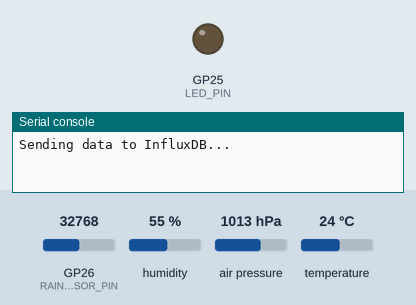
Bench run of a program on a simulated Raspberry Pi Pico running MicroPython. On the bench: output pins drawn as LEDs (lit = HIGH), the last lines printed to the serial console. The test bench sets the inputs (shaded band); at power-on: GP26 (RAIN_SENSOR_PIN) = 32768, humidity 55 %, air pressure 1013 hPa, temperature 24 °C (analog values on the 0–65535 scale). WiFi joins after 1.5 s; the clock reads 2024-03-15 10:24:30 at power-on unless the program sets it; web requests get an empty 200 reply after 0.4 s; library files of the repository ran but are not shown: bme280_float.py.

Above: at 2.8 s.
At 67.5 s:
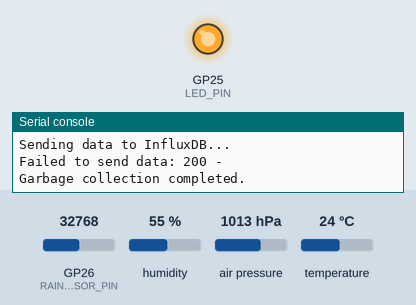
Timing chart, 0 to 84.8 s (numbered marks = the images above):
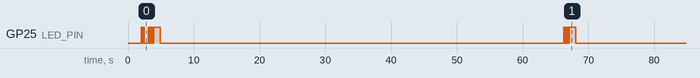

Measured:
- by itself, GP25 (LED_PIN): HIGH → LOW at 2.1 s, → HIGH 0.10 s later, → LOW 0.10 s later, → HIGH 0.10 s later, … (30 changes in this stretch)
- by itself, everything shown: repeats every 63.2 s, in 10 steps

The program:

main.py
```python
import network
import ntptime
import time
from machine import *
import bme280_float as bme280
import requests
import gc

# Configuration
HOSTNAME = "WeatherPico2W"
INFLUXDB_URL = "http://ip:8086/api/v2/write?org=ORG&bucket=BUCKET&precision=s"
INFLUXDB_TOKEN = ""
HEADERS = {
    "Authorization": f"Token {INFLUXDB_TOKEN}",
    "Content-Type": "text/plain; charset=utf-8",
    "Accept": "application/json"
}
TIMEZONE_OFFSET = 2

# WiFi configuration
SSID = ""
PASSWORD = ""
RTC = RTC()
# Pin configuration
SDA_PIN = 16
SCL_PIN = 17
RAIN_SENSOR_PIN = 26

# Built-in LED
LED_PIN = Pin("LED", Pin.OUT)

def blink_led(times, delay=0.2):
    """Blink the built-in LED a specified number of times."""
    for _ in range(times):
        LED_PIN.on()  # Turn LED on
        time.sleep(delay)
        LED_PIN.off()  # Turn LED off
        time.sleep(delay)

def connect_to_wifi():
    wlan = network.WLAN(network.STA_IF)
    wlan.active(True)
    wlan.connect(SSID, PASSWORD)
    print("Connecting to WiFi...")
    for _ in range(60):  # Try connecting for 10 seconds
        if wlan.isconnected():
            print("WiFi connected!")
            print("IP:", wlan.ifconfig()[0])
            blink_led(3, 0.1)  # Blink LED 3 times to indicate successful connection
            return wlan
        time.sleep(2)
    print("Failed to connect to WiFi.")
    blink_led(5, 0.1)  # Blink LED quickly 5 times for WiFi failure
    time.sleep(2)
    reset()  # Reboot the Pico

def ensure_wifi_connection(wlan):
    if not wlan.isconnected():
        print("WiFi disconnected. Reconnecting...")
        wlan.connect(SSID, PASSWORD)
        for _ in range(10):  # Try reconnecting for 10 seconds
            if wlan.isconnected():
                print("WiFi reconnected!")
                print("IP:", wlan.ifconfig()[0])
                blink_led(3, 0.1)  # Blink LED 3 times for reconnection
                return
            time.sleep(1)
        print("Failed to reconnect to WiFi.")
        blink_led(5, 0.1)  # Blink LED quickly 5 times for reconnection failure
        time.sleep(2)
        reset()  # Reboot the Pico

def sync_ntp_time():
    import ntptime
    ntptime.host = "za.pool.ntp.org"

    max_retries = 5
    for attempt in range(max_retries):
        try:
            print(f"Attempting NTP time sync: {attempt + 1}/{max_retries}")
            ntptime.settime()
            print("Time synced successfully!")
            return
        except Exception as e:
            print(f"Failed to sync time on attempt {attempt + 1}: {e}")
            time.sleep(2)  # Retry after a short delay

    print("All retries failed. Cannot sync time.")
    blink_led(4, 0.3)  # Add error indication via LED
    time.sleep(2)
    reset()  # Reboot the Pico

def get_current_timestamp():
    timestamp = int(time.time())
    return timestamp

def get_sensor_data():
    i2c = I2C(0, scl=Pin(SCL_PIN), sda=Pin(SDA_PIN), freq=100000)
    bme = bme280.BME280(i2c=i2c)
    temperature = float(bme.values[0])
    pressure = float(bme.values[1])
    humidity = float(bme.values[2])
    adc = ADC(Pin(RAIN_SENSOR_PIN))
    rain_value = adc.read_u16()
    return temperature, pressure, humidity, rain_value

def create_telemetry_data(temperature, pressure, humidity, rain_value, timestamp):
    telemetry_data = (
        f"Weather_Station,location=LOCATION "
        f"temperature={temperature},humidity={humidity},rain={rain_value},pressure={pressure} {timestamp}"
    )
    return telemetry_data

def send_to_influxdb(telemetry_data):
    print("Sending data to InfluxDB...")
    try:
        response = requests.post(INFLUXDB_URL, headers=HEADERS, data=telemetry_data)
        if response.status_code == 204:
            print("Data successfully sent to InfluxDB.")
            blink_led(1, 3)  # Blink LED once for successful data send
        else:
            print(f"Failed to send data: {response.status_code} - {response.text}")
            blink_led(4, 0.1)  # Blink LED quickly 4 times for send failure
        response.close()
    except Exception as e:
        print(f"Failed to send data: {e}")
        blink_led(4, 0.1)  # Blink LED quickly 4 times for request failure
        time.sleep(2)
        reset()  # Reboot the Pico

def main():
    try:
        wlan = connect_to_wifi()
        sync_ntp_time()
        gc.enable()
        while True:
            ensure_wifi_connection(wlan)
            timestamp = get_current_timestamp()
            temperature, pressure, humidity, rain_value = get_sensor_data()
            telemetry_data = create_telemetry_data(temperature, pressure, humidity, rain_value, timestamp)
            print("Telemetry Data:", telemetry_data)
            send_to_influxdb(telemetry_data)
            gc.collect()
            print("Garbage collection completed.")
            blink_led(1, 1)  # Blink LED to indicate normal operation cycle
            for _ in range(30):
                ensure_wifi_connection(wlan)
                time.sleep(2)
    except Exception as e:
        print(f"An error occurred: {e}")
        blink_led(6, 0.2)  # Blink LED dramatically for fatal errors
        time.sleep(2)
        reset()  # Reboot the Pico

if __name__ == "__main__":
    main()
```
